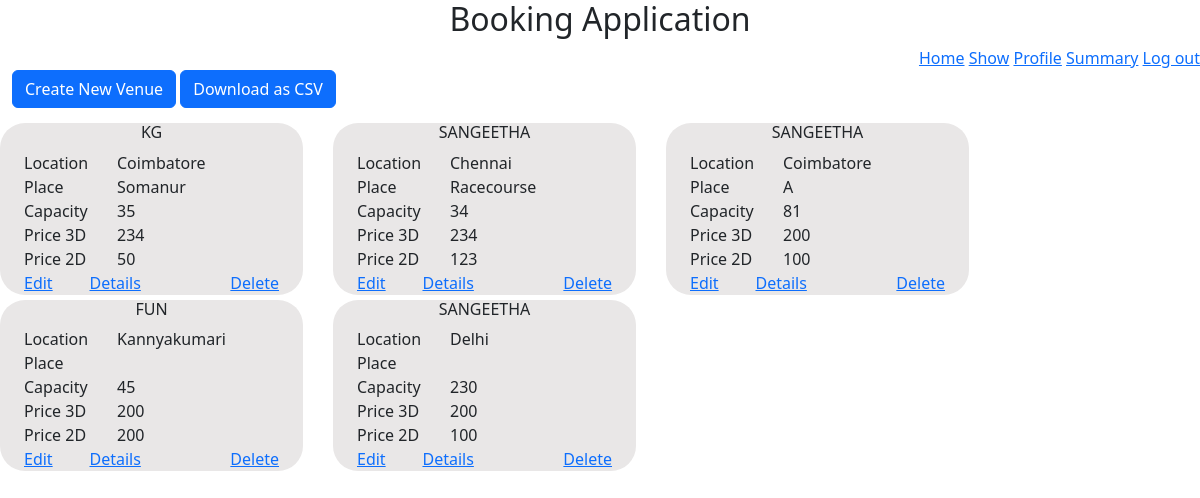
The page /admin/1/venue on the database as committed earlier.
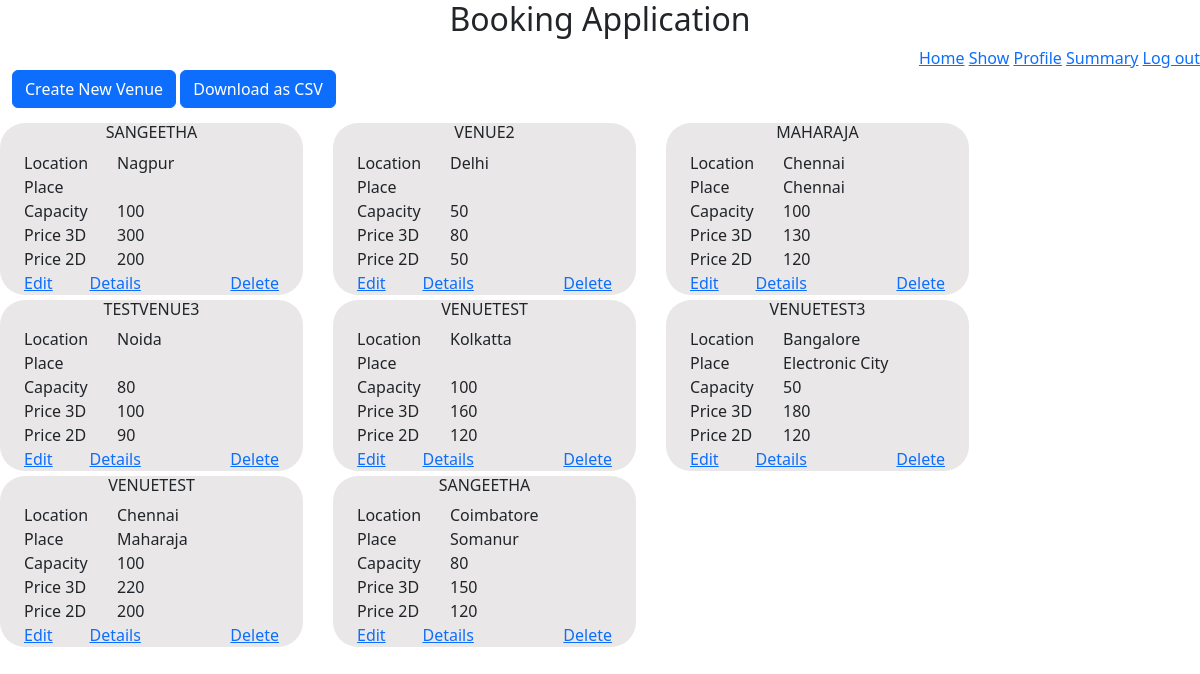
The same page on the database as committed later.
### models/module.py (models this page shows)
class Venue(db.Model):
    venue_id = db.Column(db.Integer, autoincrement=True, primary_key=True)
    venue_name = db.Column(db.String(32), nullable=False)
    place = db.Column(db.String(32))
    location = db.Column(db.String(32), nullable=False)
    max_capacity = db.Column(db.Integer, nullable=False)
    fare2D = db.Column(db.Integer, nullable=False)
    fare3D = db.Column(db.Integer, nullable=False)
    venueShows = db.relationship("Show", backref="venues", secondary="show_venue")

### application/controllers/venueAdmin.py (the view)
@app.route("/admin/<int:a_id>/venue", methods={"GET", "POST"})
def venueHome(a_id):
    if "venueError" in session:
        flash(
            "There is Still some show allocated to this Venue. So You are not allowed to delete the venue",
            "danger",
        )
        session.pop("venueError")
    allVenue = Venue.query.all()
    return render_template("admin/venueHome.html", allVenue=allVenue, adminId=a_id)

### templates/admin/VenueHome.html (shortened to what this page needs)
<!DOCTYPE html>
<html>
<head>
  <header style="text-align: center">
    <h2>Booking Application</h2>
  </header>
  <link href="https://cdn.jsdelivr.net/npm/bootstrap@5.3.0-alpha1/dist/css/bootstrap.min.css" rel="stylesheet"
 />
  <link rel="stylesheet" href="https://cdnjs.cloudflare.com/ajax/libs/font-awesome/4.7.0/css/font-awesome.min.css" />
</head>
<body>
  <div style="text-align: right">
    <a href="/admin/{{adminId}}/home">Home</a>
    <a href="/admin/{{adminId}}/show">Show</a>
    <a href="/admin/{{adminId}}/profile">Profile</a>
        <a href="/admin/{{adminId}}/summary">Summary</a>
        <a href="/admin/login">Log out</a>
  </div>
  <div style="margin-left: 1%">
    <a href="/admin/{{adminId}}/venue/create" class="btn btn-primary">Create New Venue</a>
    {% if allVenue|length ==0 %}
    <h5 style="text-align: center;">No Venue are Created. Create a new one</h5>
    {%else%}
    <a href="/admin/{{adminId}}/venue/download" class="btn btn-primary">Download as CSV</a>
    {%endif%}
    <div class="row" style="margin-top: 10px">
      {%for each in allVenue%}
      <div id="small" class="col-md-3">
        <div class="container">
          <div class="row">
            <div class="col  text-center text-uppercase">
              <h6>{{each.venue_name}}</h6>
            </div>
          </div>
          <div class="row">
            <div class="col-md-4">
              <label>Location</label><br />
            </div>
            <div class="col text-capitalize">
              <label>{{each.location}}</label><br />
            </div>
          </div>
          <div class="row">
            <div class="col-md-4">
              <label>Place</label><br />
            </div>
            <div class="col text-capitalize">
              <label>{{each.place}}</label><br />
            </div>
          </div>
          <div class="row">
            <div class="col-md-4  ">
              <label>Capacity</label><br />
            </div>
            <div class="col ">
              <label>{{each.max_capacity}}</label><br />
            </div>
          </div>
          <div class="row">
            <div class="col-md-4  ">
              <label>Price 3D</label><br />
            </div>
            <div class="col ">
              <label>{{each.fare3D}}</label><br />
            </div>
          </div>
          <div class="row">
            <div class="col-md-4  ">
              <label>Price 2D</label><br />
            </div>
            <div class="col ">
              <label>{{each.fare2D}}</label><br />
            </div>
          </div>
          <div class="row">
            <div class="col ">
              <a href="/admin/{{adminId}}/venue/{{each.venue_id}}/edit">Edit</a>
            </div>
            <div class="col ">
              <a href="/admin/{{adminId}}/venue/{{each.venue_id}}/details">Details</a>
            </div>
            <div class="col "></div>
            <div class="col ">
              <a href="/admin/{{adminId}}/venue/{{each.venue_id}}/delete">Delete</a>
            </div>
          </div>
        </div>
      </div>
      {%endfor%}
    </div>
</body>
</html>

### templates/admin/VenueHome.html (style rules this page uses)
* { box-sizing: border-box; }
#small { margin-right: 30px; margin-top: 5px; border-radius: 25px; background-color: #e9e7e7; }

Rows that differ between the two databases and show on the page:
removed Venue: venue_name "SANGEETHA", location "Chennai", place "Racecourse", max_capacity "34", fare3D "234", fare2D "123"
removed Venue: venue_name "FUN", location "Kannyakumari", max_capacity "45", fare3D "200", fare2D "200"
changed Venue: venue_name "KG" → "SANGEETHA"; location "Coimbatore" → "Nagpur"; max_capacity "35" → "100"; fare3D "234" → "300"; fare2D "50" → "200"; place "Somanur" → (not shown)
added Venue: venue_name "VENUE2", location "Delhi", max_capacity "50", fare3D "80", fare2D "50"
changed Venue: venue_name "SANGEETHA" → "MAHARAJA"; location "Coimbatore" → "Chennai"; place "A" → "Chennai"; max_capacity "81" → "100"; fare3D "200" → "130"; fare2D "100" → "120"
added Venue: venue_name "TESTVENUE3", location "Noida", max_capacity "80", fare3D "100", fare2D "90"
changed Venue: venue_name "SANGEETHA" → "VENUETEST"; location "Delhi" → "Kolkatta"; max_capacity "230" → "100"; fare3D "200" → "160"; fare2D "100" → "120"
added Venue: venue_name "VENUETEST3", location "Bangalore", place "Electronic City", max_capacity "50", fare3D "180", fare2D "120"
added Venue: venue_name "VENUETEST", location "Chennai", place "Maharaja", max_capacity "100", fare3D "220", fare2D "200"
added Venue: venue_name "SANGEETHA", location "Coimbatore", place "Somanur", max_capacity "80", fare3D "150", fare2D "120"
